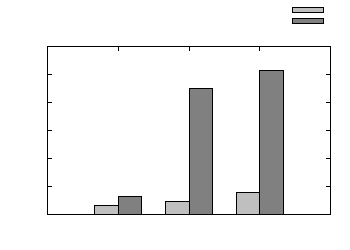

Generate this figure with gnuplot:
set terminal epslatex monochrome "" 8 size 3.5in,2.5in
set output "overhead.tex"
set style data histogram
set style histogram gap 1
set style fill solid border -1
set xlabel "Time"
set ylabel "Execution Time (seconds)" offset 1
#set boxwidth 0.85
#set tmargin 5
#set lmargin 7
set key tmargin
plot 'overhead.dat' \
        using 2:xticlabel(1) title columnheader(2) fs solid 0.25, \
     '' using 3:xticlabel(1) title columnheader(3) fs solid 0.50

